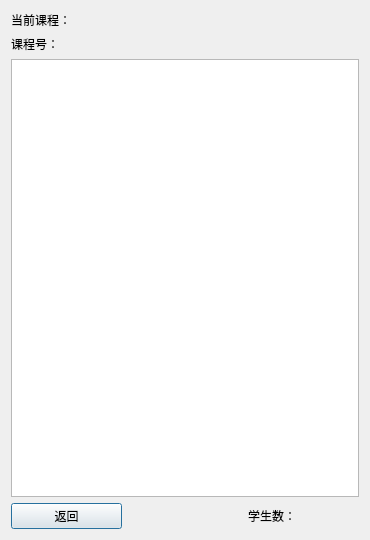
<?xml version="1.0" encoding="UTF-8"?>
<ui version="4.0">
 <class>check_Dialog</class>
 <widget class="QDialog" name="check_Dialog">
  <property name="geometry">
   <rect>
    <x>0</x>
    <y>0</y>
    <width>370</width>
    <height>540</height>
   </rect>
  </property>
  <property name="windowTitle">
   <string>Check Course</string>
  </property>
  <layout class="QGridLayout" name="gridLayout_2">
   <item row="0" column="0">
    <layout class="QVBoxLayout" name="verticalLayout">
     <item>
      <layout class="QHBoxLayout" name="horizontalLayout" stretch="1,1">
       <item>
        <layout class="QGridLayout" name="gridLayout" columnstretch="2,3">
         <item row="0" column="1">
          <widget class="QLabel" name="label_name">
           <property name="font">
            <font>
             <family>Microsoft YaHei UI</family>
            </font>
           </property>
           <property name="text">
            <string/>
           </property>
          </widget>
         </item>
         <item row="1" column="0">
          <widget class="QLabel" name="label_4">
           <property name="font">
            <font>
             <family>Microsoft YaHei UI</family>
            </font>
           </property>
           <property name="text">
            <string>课程号：</string>
           </property>
          </widget>
         </item>
         <item row="1" column="1">
          <widget class="QLabel" name="label_num">
           <property name="font">
            <font>
             <family>Microsoft YaHei UI</family>
            </font>
           </property>
           <property name="text">
            <string/>
           </property>
          </widget>
         </item>
         <item row="0" column="0">
          <widget class="QLabel" name="label">
           <property name="font">
            <font>
             <family>Microsoft YaHei UI</family>
            </font>
           </property>
           <property name="text">
            <string>当前课程：</string>
           </property>
          </widget>
         </item>
        </layout>
       </item>
       <item>
        <spacer name="horizontalSpacer">
         <property name="orientation">
          <enum>Qt::Horizontal</enum>
         </property>
         <property name="sizeHint" stdset="0">
          <size>
           <width>10</width>
           <height>10</height>
          </size>
         </property>
        </spacer>
       </item>
      </layout>
     </item>
     <item>
      <widget class="QTableWidget" name="tableWidget"/>
     </item>
     <item>
      <layout class="QHBoxLayout" name="horizontalLayout_2">
       <item>
        <widget class="QPushButton" name="pushButton_return">
         <property name="font">
          <font>
           <family>Microsoft YaHei UI</family>
          </font>
         </property>
         <property name="text">
          <string>返回</string>
         </property>
        </widget>
       </item>
       <item>
        <spacer name="horizontalSpacer_2">
         <property name="orientation">
          <enum>Qt::Horizontal</enum>
         </property>
         <property name="sizeType">
          <enum>QSizePolicy::Fixed</enum>
         </property>
         <property name="sizeHint" stdset="0">
          <size>
           <width>120</width>
           <height>20</height>
          </size>
         </property>
        </spacer>
       </item>
       <item>
        <layout class="QHBoxLayout" name="horizontalLayout_4">
         <item>
          <widget class="QLabel" name="label_2">
           <property name="font">
            <font>
             <family>Microsoft YaHei UI</family>
            </font>
           </property>
           <property name="text">
            <string>学生数：</string>
           </property>
          </widget>
         </item>
         <item>
          <widget class="QLabel" name="label_std_count">
           <property name="font">
            <font>
             <family>Microsoft YaHei UI</family>
            </font>
           </property>
           <property name="text">
            <string/>
           </property>
          </widget>
         </item>
        </layout>
       </item>
      </layout>
     </item>
    </layout>
   </item>
  </layout>
 </widget>
 <resources/>
 <connections/>
</ui>
